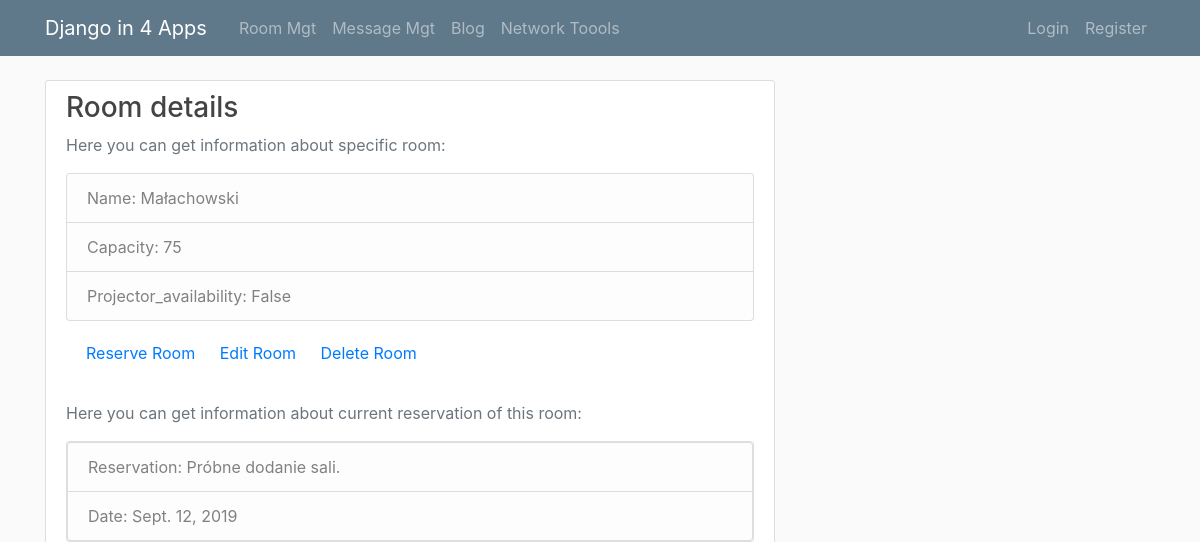
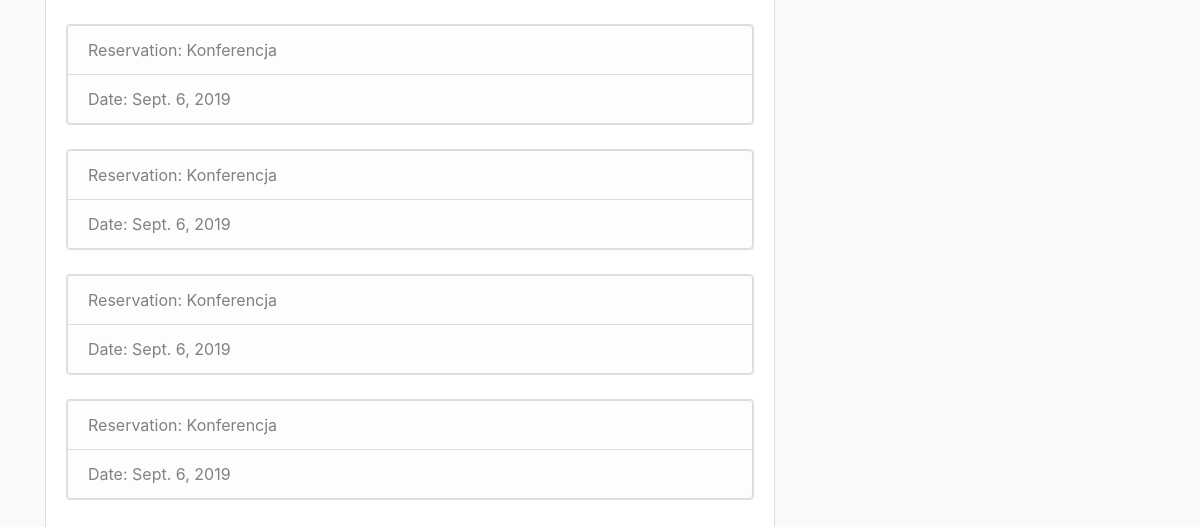
Before: /roomsmgt/room/4 with the older database file (2 pictures, top to bottom).
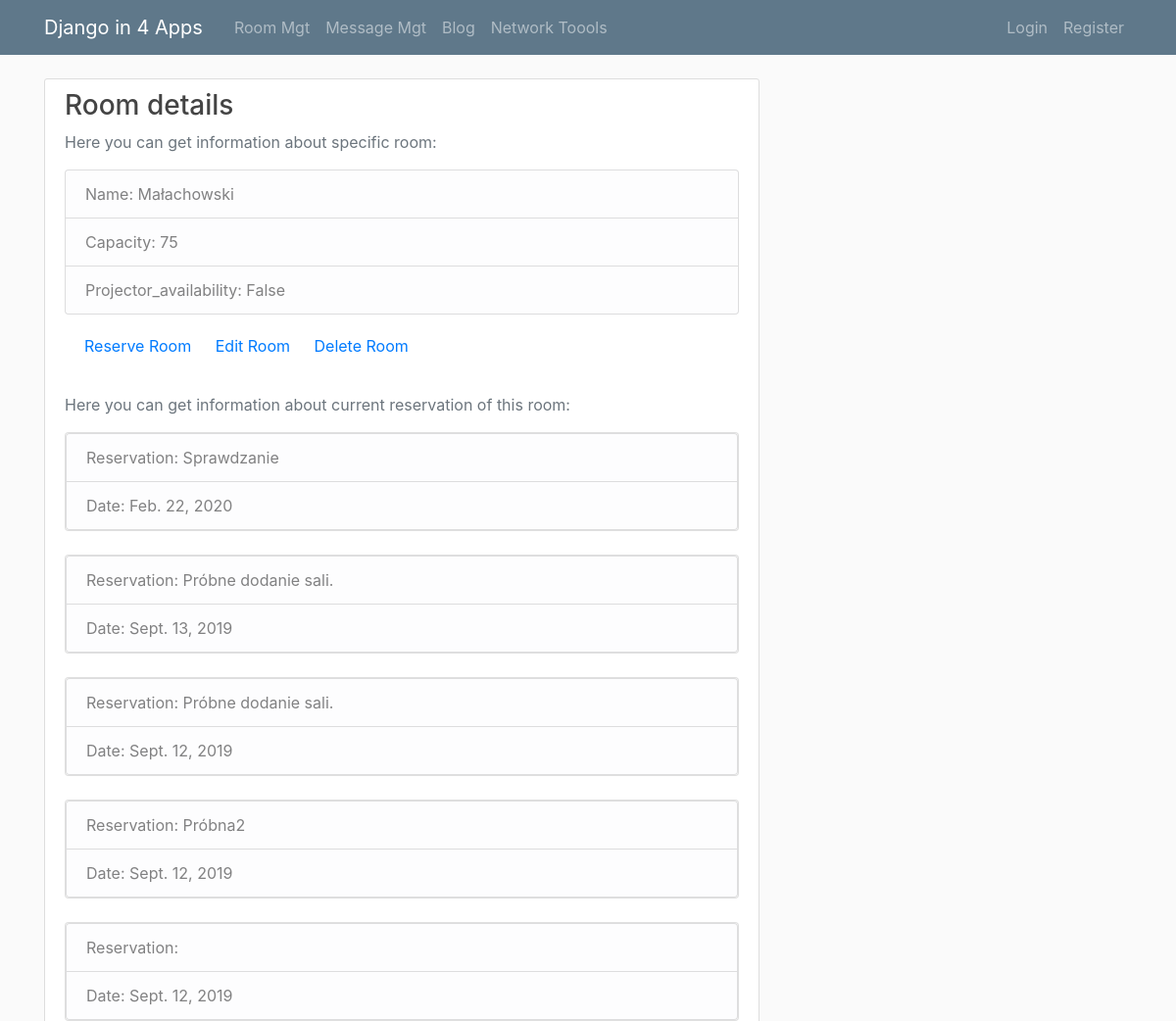
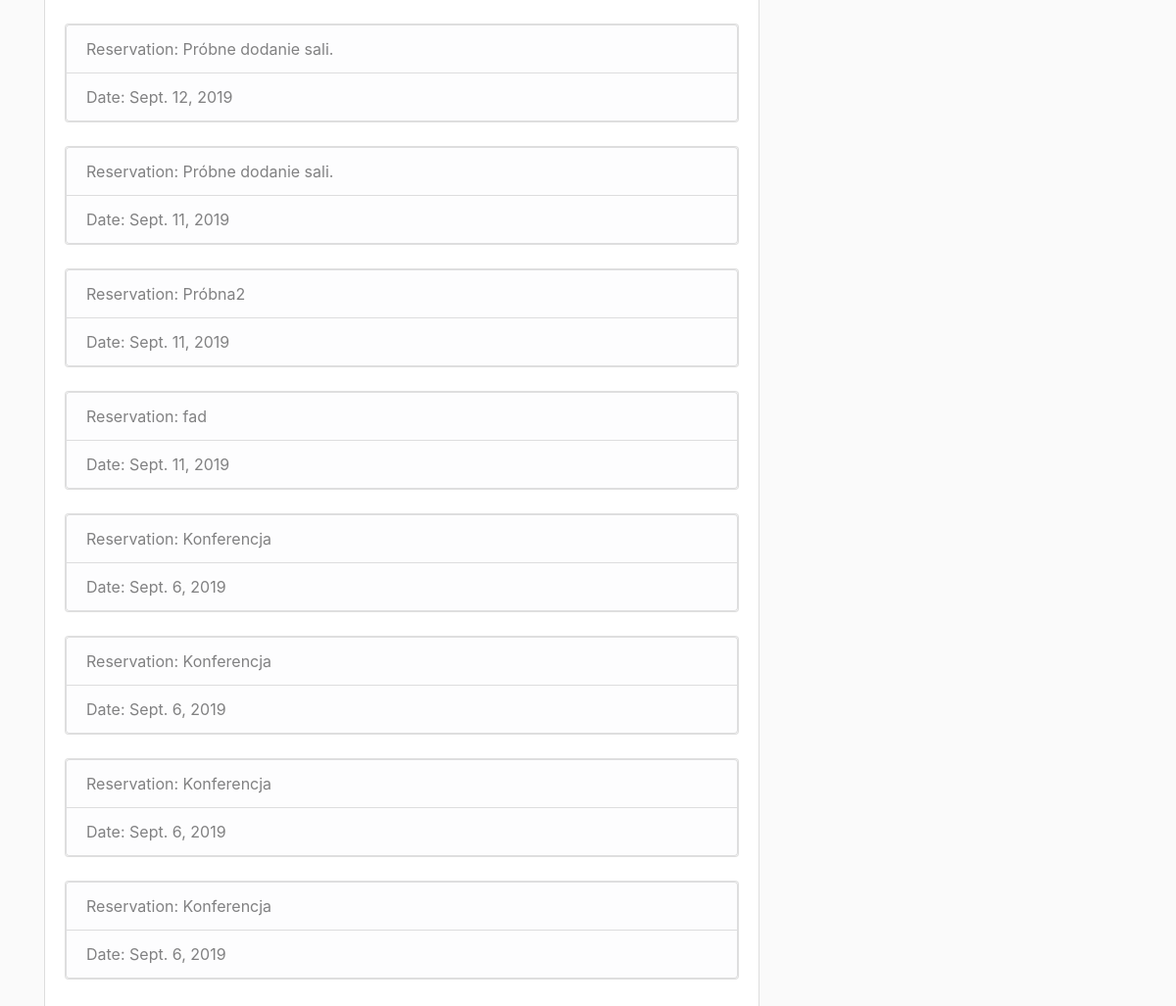
After: the same page with the newer database file (2 pictures, top to bottom).
### Workshop_RoomsMgt/models.py (models this page shows, shortened)
class Room(models.Model):
    name = models.CharField(
        verbose_name='Name',
        max_length=64
    )
    capacity = models.SmallIntegerField(
        verbose_name='Capacity'
    )
    projector_availability = models.BooleanField(
        verbose_name='Projector availability',
        default=True
    )

class Reservation(models.Model):
    date = models.DateField(
        verbose_name='Date',
    )
    comment = models.CharField(
        verbose_name='Comment',
        max_length=128
    )
    rooms = models.ForeignKey(
        Room,
        verbose_name="Rooms",
        on_delete=models.CASCADE,
        related_name='Rooms'
    )

### Workshop_RoomsMgt/views.py (the view)
# urls.py: path('room/<int:pk>', room_detail, name="room"),
def room_detail(request, pk):
    if request.method == 'GET':
        context = {
            'Room': Room.objects.get(pk=pk),
            'Reservation': Reservation.objects.filter(rooms=Room.objects.get(pk=pk)).order_by('-date')
        }
        return render(request, 'Workshop_RoomsMgt/room_detail.html', context)

### Workshop_RoomsMgt/templates/Workshop_RoomsMgt/room_detail.html
{% extends "Workshop_RoomsMgt/base.html" %}
{% load crispy_forms_tags %}
{% block content %}
        <div class="col-md-24">
          <div class="content-section">
            <h3>Room details</h3>
            <p class='text-muted'>Here you can get information about specific room:
              <ul class="list-group">
                <li class="list-group-item list-group-item-light">Name: {{ Room.name }}</li>
                <li class="list-group-item list-group-item-light">Capacity: {{ Room.capacity }}</li>
                <li class="list-group-item list-group-item-light">Projector_availability: {{ Room.projector_availability }}</li>
              </ul>
              <div class="card-body">
                    <a href="reservation/{{ Room.pk }}" class="card-link">Reserve Room</a>
                    <a href="modify/{{ Room.pk }}" class="card-link">Edit Room</a>
                    <a href="delete/{{ Room.pk }}" class="card-link">Delete Room</a>
              </div>
            </p>
              <p class='text-muted'>Here you can get information about current reservation of this room:
              {% for r in Reservation %}
              <ul class="list-group">
                <div class="card mb-4" style="width: 43rem;">
                <li class="list-group-item list-group-item-light">Reservation: {{ r.comment }}</li>
                <li class="list-group-item list-group-item-light">Date: {{ r.date }}</li>
                </div>
              </ul>
               {% endfor %}
              </p>
          </div>
        </div>
      </div>
    </main>
{% endblock %}

### Workshop_RoomsMgt/templates/Workshop_RoomsMgt/base.html (shortened to what this page needs)
{% load static %}
<!doctype html>
<html lang="en">
  <head>
    <link rel="stylesheet" href="https://stackpath.bootstrapcdn.com/bootstrap/4.3.1/css/bootstrap.min.css">
    <link rel="stylesheet" type="text/css" href="{% static 'Workshop_RoomsMgt/main.css' %}">
  </head>
  <body>
              <nav class="navbar navbar-expand-md navbar-dark bg-steel fixed-top">
        <div class="container">
          <a class="navbar-brand mr-4" href="#">Django in 4 Apps</a>
          <div class="collapse navbar-collapse" id="navbarToggle">
            <div class="navbar-nav mr-auto">
              <a class="nav-item nav-link" href="{% url 'rooms' %}">Room Mgt</a>
              <a class="nav-item nav-link" href="#">Message Mgt</a>
              <a class="nav-item nav-link" href="#">Blog</a>
              <a class="nav-item nav-link" href="#">Network Toools</a>
            </div>
            <div class="navbar-nav">
                {%  if user.is_authenticated %}
                 <a class="nav-item nav-link" href="#">New Post</a>
                 <a class="nav-item nav-link" href="#">Profile</a>
                 <a class="nav-item nav-link" href="#">Logout</a>
                {% else %}
              <a class="nav-item nav-link" href="#">Login</a>
              <a class="nav-item nav-link" href="#">Register</a>
                {% endif %}
            </div>
          </div>
        </div>
      </nav>
      <main role="main" class="container">
      <div class="row">
        <div class="col-md-8">
          {% block content %}{% endblock %}
  </body>
</html>

### Workshop_RoomsMgt/static/Workshop_RoomsMgt/main.css (style rules this page uses)
body { background: #fafafa; color: #333333; margin-top: 5rem; }
h1, h2, h3, h4, h5, h6 { color: #444444; }
ul { margin: 0; }
.bg-steel { background-color: #5f788a; }
.content-section { background: #ffffff; padding: 10px 20px; border: 1px solid #dddddd; border-radius: 3px; margin-bottom: 20px; }

Changed rows visible on the page:
added Reservation: comment "Sprawdzanie", date "Feb. 22, 2020"
added Reservation: comment "Próbne dodanie sali.", date "Sept. 13, 2019"
added Reservation: comment "Próbna2", date "Sept. 12, 2019"
added Reservation: date "Sept. 12, 2019"
added Reservation: comment "Próbne dodanie sali.", date "Sept. 12, 2019"
added Reservation: comment "Próbne dodanie sali.", date "Sept. 11, 2019"
added Reservation: comment "Próbna2", date "Sept. 11, 2019"
added Reservation: comment "fad", date "Sept. 11, 2019"
